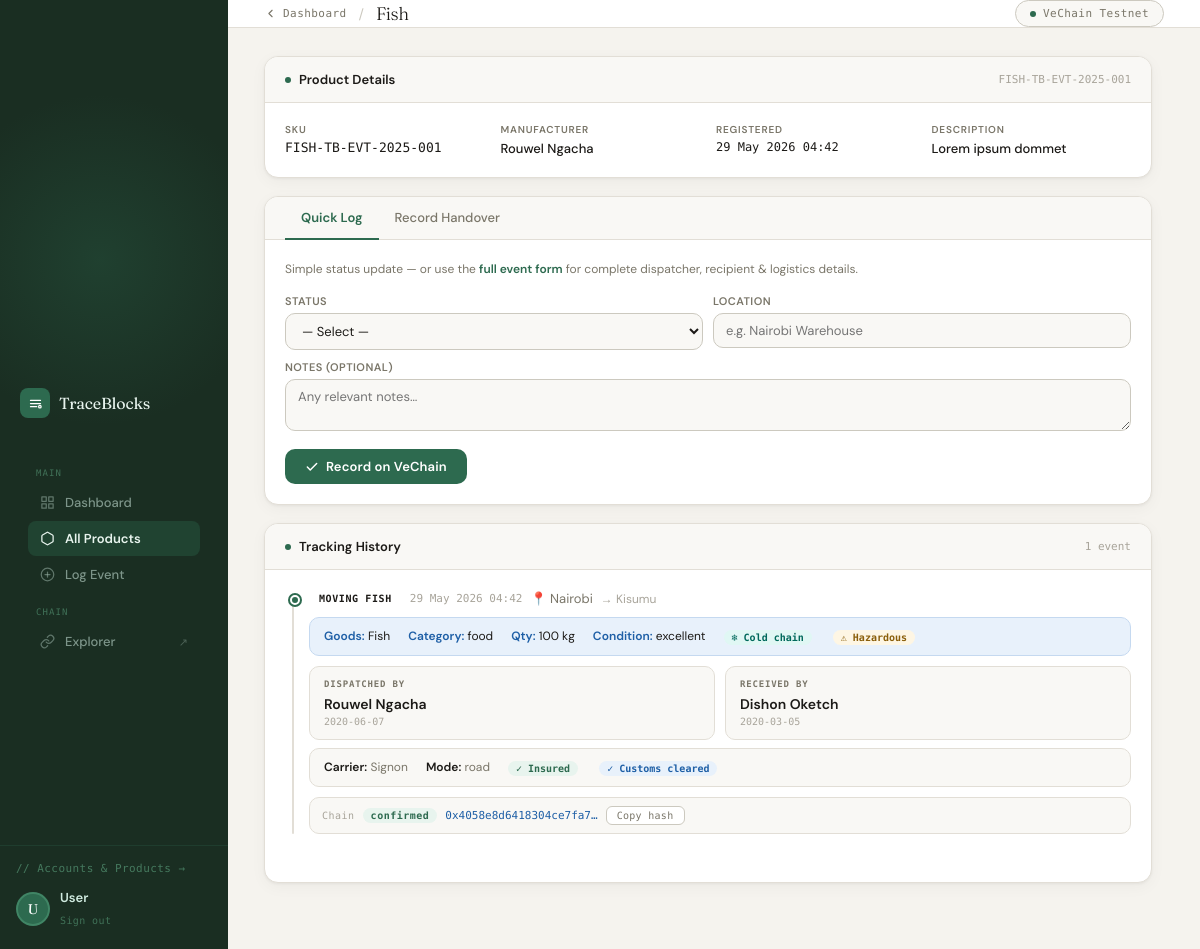
The app's page /products/FISH-TB-EVT-2025-001/ with its own data.
### tracker/models.py (models this page shows, shortened)
class Product(models.Model):
    name         = models.CharField(max_length=200)
    sku          = models.CharField(max_length=100, unique=True)
    description  = models.TextField(blank=True)
    manufacturer = models.CharField(max_length=200)
    created_at   = models.DateTimeField(auto_now_add=True)

class TrackingEvent(models.Model):
    STATUS_CHOICES = [
        ("manufactured",     "Manufactured"),
        ("shipped",          "Shipped"),
        ("in_transit",       "In Transit"),
        ("at_hub",           "At Hub"),
        ("out_for_delivery", "Out for Delivery"),
        ("delivered",        "Delivered"),
    ]
    product   = models.ForeignKey(Product, on_delete=models.CASCADE,
                                  related_name="events")
    status    = models.CharField(max_length=50, choices=STATUS_CHOICES)
    location  = models.CharField(max_length=200)
    notes     = models.TextField(blank=True)
    timestamp = models.DateTimeField(auto_now_add=True)
    tx_id     = models.CharField(max_length=100, blank=True, db_index=True)
    tx_status = models.CharField(max_length=20, default="pending")
    goods_name      = models.CharField(max_length=200, blank=True)
    goods_category  = models.CharField(max_length=100, blank=True)
    quantity        = models.CharField(max_length=50,  blank=True)
    unit_of_measure = models.CharField(max_length=50,  blank=True)
    batch_number    = models.CharField(max_length=100, blank=True)
    goods_condition = models.CharField(max_length=50,  blank=True)
    cold_chain      = models.BooleanField(default=False)
    hazardous       = models.BooleanField(default=False)
    dispatcher_name      = models.CharField(max_length=200, blank=True)
    dispatcher_role      = models.CharField(max_length=200, blank=True)
    dispatcher_signature = models.CharField(max_length=200, blank=True)
    dispatcher_date      = models.CharField(max_length=50,  blank=True)
    recipient_name      = models.CharField(max_length=200, blank=True)
    recipient_role      = models.CharField(max_length=200, blank=True)
    recipient_signature = models.CharField(max_length=200, blank=True)
    recipient_date      = models.CharField(max_length=50,  blank=True)
    carrier_name          = models.CharField(max_length=200, blank=True)
    transport_mode        = models.CharField(max_length=100, blank=True)
    tracking_number       = models.CharField(max_length=100, blank=True)
    destination_location  = models.CharField(max_length=200, blank=True)
    vehicle_plate         = models.CharField(max_length=50,  blank=True)
    driver_name           = models.CharField(max_length=200, blank=True)
    insurance_covered     = models.BooleanField(default=False)
    customs_cleared       = models.BooleanField(default=False)
    class Meta:
        ordering = ["-timestamp"]

### tracker/views.py (the view)
# urls.py: path("products/<str:sku>/",views.product_detail,name="product_detail"),
def product_detail(request, sku):
    product = get_object_or_404(Product, sku=sku)
    events  = product.events.order_by("-timestamp")
    return render(request, "product_detail.html", {
        "product": product,
        "events":  events,
        "status_choices": TrackingEvent.STATUS_CHOICES,
    })

### tracker/templates/product_detail.html (shortened to what this page needs)
<!DOCTYPE html>
<html lang="en">
<head>
</head>
<body>
<div style="display:flex;width:100%;">
  <aside class="sidebar">
    <div class="sidebar-glow"></div>
    <div class="sidebar-top">
      <a href="{% url 'interface' %}" class="logo">
        <div class="logo-mark">
          <svg viewBox="0 0 24 24"><path d="M4 7h16M4 12h16M4 17h10"/><circle cx="19" cy="17" r="2"/></svg>
        </div>
        <span class="logo-name">TraceBlocks</span>
      </a>
      <div class="nav-menu">
        <div class="nav-section-label">Main</div>
        <a href="{% url 'interface' %}" class="nav-item">
          <svg viewBox="0 0 24 24"><rect x="3" y="3" width="7" height="7"/><rect x="14" y="3" width="7" height="7"/><rect x="3" y="14" width="7" height="7"/><rect x="14" y="14" width="7" height="7"/></svg>
          Dashboard
        </a>
        <a href="{% url 'index' %}" class="nav-item active">
          <svg viewBox="0 0 24 24"><path d="M21 16V8a2 2 0 0 0-1-1.73l-7-4a2 2 0 0 0-2 0l-7 4A2 2 0 0 0 3 8v8a2 2 0 0 0 1 1.73l7 4a2 2 0 0 0 2 0l7-4A2 2 0 0 0 21 16z"/></svg>
          All Products
        </a>
        <a href="{% url 'events' %}" class="nav-item">
          <svg viewBox="0 0 24 24"><circle cx="12" cy="12" r="10"/><line x1="12" y1="8" x2="12" y2="16"/><line x1="8" y1="12" x2="16" y2="12"/></svg>
          Log Event
        </a>
        <div class="nav-section-label">Chain</div>
        <a href="https://insight.vecha.in/#/test/" target="_blank" class="nav-item">
          <svg viewBox="0 0 24 24"><path d="M10 13a5 5 0 0 0 7.54.54l3-3a5 5 0 0 0-7.07-7.07l-1.72 1.71"/><path d="M14 11a5 5 0 0 0-7.54-.54l-3 3a5 5 0 0 0 7.07 7.07l1.71-1.71"/></svg>
          Explorer <span class="nav-ext">↗</span>
        </a>
      </div>
    </div>
    <div class="sidebar-footer">
      <a href="{% url 'index' %}" class="accounts-link">// Accounts &amp; Products →</a>
      <div class="user-row">
        <div class="user-avatar" id="avatar-initials">U</div>
        <div class="user-info">
          <span id="display-username">{{ request.user.username|default:"User" }}</span>
          <form method="post" action="{% url 'logout' %}" style="margin:0">
            <button type="submit" class="logout-btn">Sign out</button>
          </form>
        </div>
      </div>
    </div>
  </aside>
  <main class="main-content">
    <header class="topbar">
      <div class="topbar-left">
        <a href="{% url 'interface' %}" class="back-link">
          <svg viewBox="0 0 24 24"><polyline points="15 18 9 12 15 6"/></svg>
          Dashboard
        </a>
        <span class="topbar-divider">/</span>
        <h1 class="topbar-title">{{ product.name }}</h1>
      </div>
      <div class="topbar-right">
        <div class="network-badge">
          <div class="net-dot"></div>
          VeChain Testnet
        </div>
      </div>
    </header>
    <div class="inner">
      <div class="card">
        <div class="card-header">
          <div class="card-title"><div class="card-title-dot"></div>Product Details</div>
          <span style="font-family:var(--font-m);font-size:11px;color:var(--soft);">{{ product.sku }}</span>
        </div>
        <div class="card-body">
          <div class="meta-grid">
            <div class="meta-item">
              <div class="meta-label">SKU</div>
              <div class="meta-value" style="font-family:var(--font-m)">{{ product.sku }}</div>
            </div>
            <div class="meta-item">
              <div class="meta-label">Manufacturer</div>
              <div class="meta-value">{{ product.manufacturer|default:"—" }}</div>
            </div>
            <div class="meta-item">
              <div class="meta-label">Registered</div>
              <div class="meta-value" style="font-family:var(--font-m);font-size:12px">{{ product.created_at|date:"d M Y H:i" }}</div>
            </div>
            {% if product.description %}
            <div class="meta-item">
              <div class="meta-label">Description</div>
              <div class="meta-value">{{ product.description }}</div>
            </div>
            {% endif %}
          </div>
        </div>
      </div>
      <div class="card">
        <div class="tabs">
          <button class="tab-btn active" onclick="switchTab('quick', this)">Quick Log</button>
          <button class="tab-btn" onclick="switchTab('handover', this)">Record Handover</button>
        </div>
        <div id="tab-quick" class="tab-pane active">
          <p class="form-hint">
            Simple status update — or use the
            <a href="{% url 'events' %}">full event form</a>
            for complete dispatcher, recipient &amp; logistics details.
          </p>
          <form method="post" action="{% url 'add_event' product.sku %}">
            <div class="form-row">
              <div class="form-field">
                <label>Status</label>
                <select name="status" required>
                  <option value="">— Select —</option>
                </select>
              </div>
              <div class="form-field">
                <label>Location</label>
                <input name="location" placeholder="e.g. Nairobi Warehouse" required>
              </div>
            </div>
            <div class="form-row">
              <div class="form-field">
                <label>Notes (optional)</label>
                <textarea name="notes" rows="2" placeholder="Any relevant notes…"></textarea>
              </div>
            </div>
            <button type="submit" class="btn-primary">
              <svg viewBox="0 0 24 24"><polyline points="20 6 9 17 4 12"/></svg>
              Record on VeChain
            </button>
          </form>
        </div>
      </div>
      <div class="card">
        <div class="card-header">
          <div class="card-title"><div class="card-title-dot"></div>Tracking History</div>
          {% if events %}<span style="font-family:var(--font-m);font-size:11px;color:var(--soft);">{{ events|length }} event{{ events|length|pluralize }}</span>{% endif %}
        </div>
        <div class="card-body">
          {% if events %}
          <div class="timeline">
            {% for e in events %}
            <div class="event {% if e.status == 'handover' %}is-handover{% endif %}" id="event-{{ e.id }}">
              <div class="event-header">
                <span class="badge badge-{{ e.status }}">{{ e.get_status_display }}</span>
                <span class="event-time">{{ e.timestamp|date:"d M Y H:i" }}</span>
                <span class="event-loc">📍 {{ e.location }}</span>
                {% if e.destination_location %}
                <span class="event-dest">→ {{ e.destination_location }}</span>
                {% endif %}
              </div>
              {% if e.status != "handover" and e.goods_name or e.quantity %}
              <div class="goods-strip">
                {% if e.goods_name %}<span><strong>Goods:</strong> {{ e.goods_name }}</span>{% endif %}
                {% if e.goods_category %}<span><strong>Category:</strong> {{ e.goods_category }}</span>{% endif %}
                {% if e.quantity %}<span><strong>Qty:</strong> {{ e.quantity }} {{ e.unit_of_measure }}</span>{% endif %}
                {% if e.goods_condition %}<span><strong>Condition:</strong> {{ e.goods_condition }}</span>{% endif %}
                {% if e.cold_chain %}<span class="flag flag-cold">❄ Cold chain</span>{% endif %}
                {% if e.hazardous  %}<span class="flag flag-hazard">⚠ Hazardous</span>{% endif %}
              </div>
              {% endif %}
              {% if e.dispatcher_name or e.recipient_name %}
              <div class="accountability">
                {% if e.dispatcher_name %}
                <div class="party">
                  <div class="party-title">{% if e.status == "handover" %}Outgoing transporter{% else %}Dispatched by{% endif %}</div>
                  <div class="party-name">{{ e.dispatcher_name }}</div>
                  {% if e.dispatcher_date %}<div class="party-date">{{ e.dispatcher_date }}</div>{% endif %}
                </div>
                {% endif %}
                {% if e.recipient_name %}
                <div class="party">
                  <div class="party-title">{% if e.status == "handover" %}Incoming transporter{% else %}Received by{% endif %}</div>
                  <div class="party-name">{{ e.recipient_name }}</div>
                  {% if e.recipient_date %}<div class="party-date">{{ e.recipient_date }}</div>{% endif %}
                </div>
                {% endif %}
              </div>
              {% endif %}
              {% if e.carrier_name or e.transport_mode or e.driver_name %}
              <div class="logistics-strip">
                {% if e.carrier_name %}<span><strong>Carrier:</strong> {{ e.carrier_name }}</span>{% endif %}
                {% if e.transport_mode %}<span><strong>Mode:</strong> {{ e.transport_mode }}</span>{% endif %}
                {% if e.insurance_covered %}<span class="flag flag-insured">✓ Insured</span>{% endif %}
                {% if e.customs_cleared   %}<span class="flag flag-customs">✓ Customs cleared</span>{% endif %}
              </div>
              {% endif %}
              <div class="tx-row">
                {% if e.tx_id %}
                  <span class="tx-label">Chain</span>
                  <span class="tx-status-badge tx-{{ e.tx_status }}" id="status-{{ e.id }}">{{ e.tx_status }}</span>
                  <a href="https://insight.vecha.in/#/test/txs/{{ e.tx_id }}" target="_blank" rel="noopener" class="tx-hash-link">
                    {{ e.tx_id|slice:":22" }}…
                  </a>
                  <button class="copy-btn" onclick="copyHash('{{ e.tx_id }}', this)">Copy hash</button>
                {% else %}
                  <span class="tx-not-recorded">Not recorded on chain</span>
                {% endif %}
              </div>
            </div>
            {% endfor %}
          </div>
          {% else %}
          <p class="empty-state">// No events recorded yet.</p>
          {% endif %}
        </div>
      </div>
    </div>
  </main>
</div>
</body>
</html>

### records on screen
Product: name "Fish", sku "FISH-TB-EVT-2025-001", manufacturer "Rouwel Ngacha", created_at "29 May 2026 04:42", description "Lorem ipsum dommet"
TrackingEvent: status "MOVING FISH", timestamp "29 May 2026 04:42", location "Nairobi", destination_location "Kisumu", goods_name "Fish", goods_category "food", quantity "100", unit_of_measure "kg", goods_condition "excellent", cold_chain "❄ Cold chain", hazardous "⚠ Hazardous", shows "DISPATCHED BY", dispatcher_name "Rouwel Ngacha", dispatcher_date "2020-06-07", shows "RECEIVED BY", recipient_name "Dishon Oketch", recipient_date "2020-03-05", carrier_name "Signon", transport_mode "road", insurance_covered "✓ Insured", customs_cleared "✓ Customs cleared", tx_status "confirmed", tx_id "0x4058e8d6418304ce7fa7"

### other values on screen
{{ events|length }} "1"
